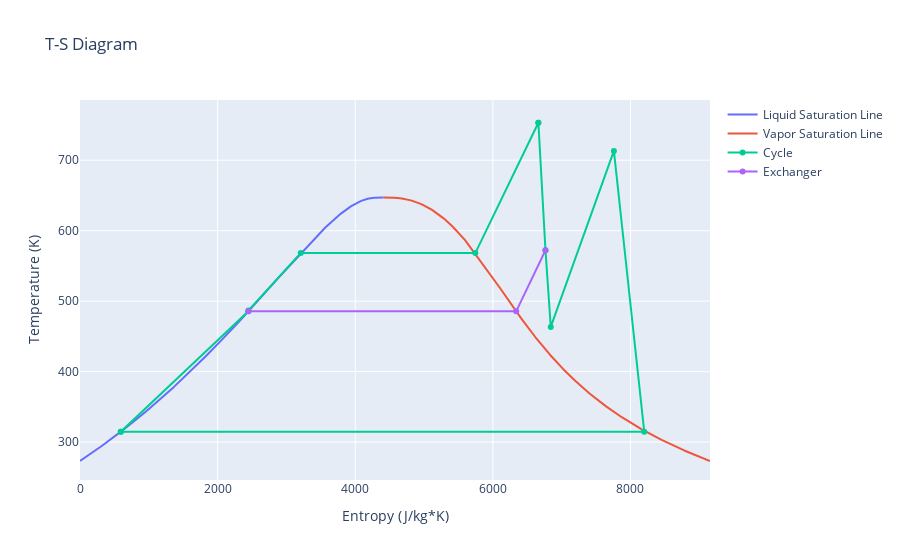

The cell this chart's notebook holds for it:
### Markdown cell above
## T-S Diagram of Rankin Cycle

### Code cell
from math import e
import plotly.graph_objects as go
import numpy as np

state9bp = Water.bubble_point_at_pressure(state9.pressure)
state9dp = Water.dew_point_at_pressure(state9.pressure)
state2dp = Water.dew_point_at_pressure(state2.pressure)

cycle_states = [state1, state2, state3, state4, state5, state6, state7, state8, state9, state9bp, state9dp, state1] 
exchanger_states = [state2, state2dp, state8]

cycle_temperatures = [state.temperature for state in cycle_states]
cycle_entropies = [state.entropy for state in cycle_states]

exchanger_temperatures = [state.temperature for state in exchanger_states]
exchanger_entropies = [state.entropy for state in exchanger_states]

# Plot the saturation lines
t_range = np.linspace(Water.triple_temperature, Water.critical_temperature, 1000)
entropy_saturated_liquid = [Water.bubble_point_at_temperature(t).entropy for t in t_range]
entropy_saturated_vapor = [Water.dew_point_at_temperature(t).entropy for t in t_range]

# Create a trace for liquid saturation line
trace0 = go.Scatter(x=entropy_saturated_liquid, y=t_range, mode="lines", name="Liquid Saturation Line")

# Create a trace for vapor saturation line
trace1 = go.Scatter(x=entropy_saturated_vapor, y=t_range, mode="lines", name="Vapor Saturation Line")

# Create a trace for the cycle
trace2 = go.Scatter(x=cycle_entropies, y=cycle_temperatures, mode="lines+markers", name="Cycle")
trace3 = go.Scatter(x=exchanger_entropies, y=exchanger_temperatures, mode="lines+markers", name="Exchanger")

data = [trace0, trace1, trace2, trace3]

layout = go.Layout(
    title="T-S Diagram",
    xaxis=dict(title="Entropy (J/kg*K)"),
    yaxis=dict(title="Temperature (K)"),
)

fig = go.Figure(data=data, layout=layout)

fig.show()

### Figure 1 — Plotly figure (JSON) as saved in the notebook; plotly's stock layout.template omitted (floating-point values rounded to 4 significant figures; data arrays with more than 128 entries replaced by an {"elided": "..."} marker saying what was removed)
{"data": [{"mode": "lines", "name": "Liquid Saturation Line", "type": "scatter", "x": {"elided": "1000 float values"}, "y": {"elided": "1000 float values"}}, {"mode": "lines", "name": "Vapor Saturation Line", "type": "scatter", "x": {"elided": "1000 float values"}, "y": {"elided": "1000 float values"}}, {"mode": "lines+markers", "name": "Cycle", "type": "scatter", "x": [6661.0, 6765.0, 6841.0, 7759.0, 8200.0, 592.5, 593.2, 2447.0, 2448.0, 3208.0, 5745.0, 6661.0], "y": [753.1, 572.2, 463.5, 713.1, 314.7, 314.7, 314.8, 485.5, 486.8, 568.2, 568.2, 753.1]}, {"mode": "lines+markers", "name": "Exchanger", "type": "scatter", "x": [6765.0, 6339.0, 2447.0], "y": [572.2, 485.5, 485.5]}], "layout": {"title": {"text": "T-S Diagram"}, "xaxis": {"title": {"text": "Entropy (J/kg*K)"}}, "yaxis": {"title": {"text": "Temperature (K)"}}}}
